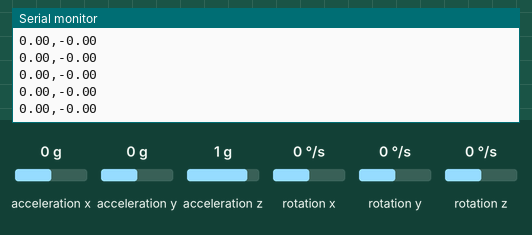
The sketch below on a simulated Arduino Uno, built with avr-gcc and run on an emulated ATmega328P. On the bench: the last lines printed to the serial monitor. The test bench sets the inputs (shaded band); at power-on: acceleration x 0 g, acceleration y 0 g, acceleration z 1 g, rotation x 0 °/s, rotation y 0 °/s, rotation z 0 °/s.

Above: at 1.2 s.
1.3 s: acceleration x set to -1.4 g
At 2.1 s:
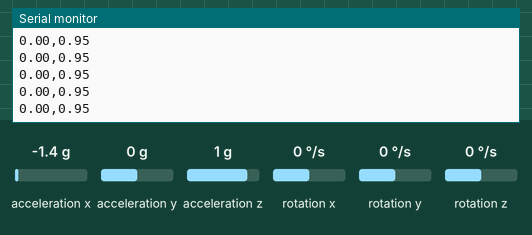
4.3 s: acceleration y set to -1.4 g
At 5.0 s:
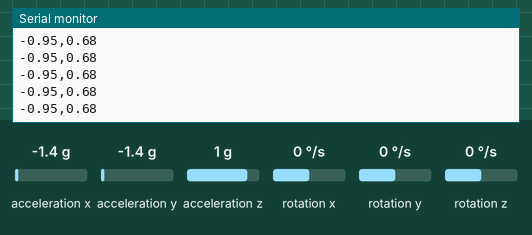
5.8 s: acceleration z set to -1.4 g
At 6.6 s:
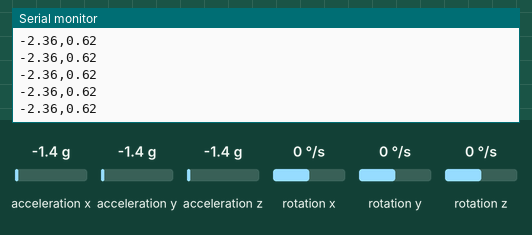
Timing chart, 0 to 8.8 s (numbered marks = the images above; inputs shaded):
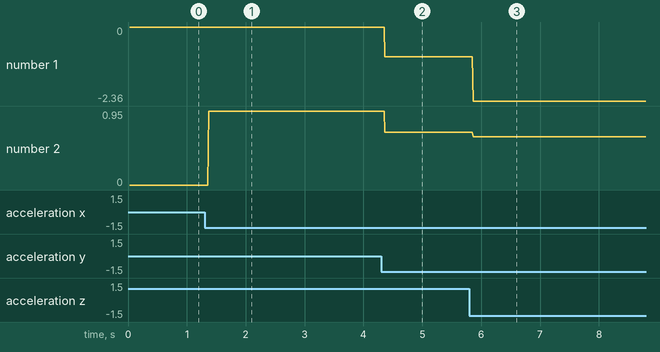

Measured:
- after the input at 1.3 s, the serial monitor: prints a new line after 0.07 s (image 1)
- after the input at 4.3 s, the serial monitor: prints a new line after 0.07 s (image 2)
- after the input at 5.8 s, the serial monitor: prints a new line after 0.06 s (image 3)
- plotted number 1: 0 → -0.95 after the input at 4.3 s, -0.95 → -2.36 after the input at 5.8 s
- plotted number 2: 0 → 0.95 after the input at 1.3 s, 0.95 → 0.68 after the input at 4.3 s, 0.68 → 0.62 after the input at 5.8 s

The sketch:

imu_2.ino
```cpp
#include <Wire.h>
#include <MPU6050.h>

MPU6050 mpu;

void setup() {
  Serial.begin(9600);
  Wire.begin();
  mpu.initialize();
  if (mpu.testConnection()) {
    Serial.println("MPU6050 connection successful");
  } else {
    Serial.println("MPU6050 connection failed");
    while (1);
  }

  // mpu.setXAccelOffset(-2684);
  // mpu.setYAccelOffset(-2733);
  // mpu.setZAccelOffset(1491);
}


void loop() {
  // Raw accelerometer values
  int16_t ax, ay, az;

  // Get raw acceleration values
  mpu.getAcceleration(&ax, &ay, &az);

  // Convert raw values to 'g' values for accelerometer
  float accX = ax / 16384.0 ; // Assuming the accelerometer range is set to ±2g
  float accY = ay / 16384.0 ;
  float accZ = az / 16384.0 ;

  // Calculate pitch and roll angles
  float roll  = atan2(accY, accZ) * 180 / PI;
  float pitch = atan2(-accX, sqrt(accY * accY + accZ * accZ)) * 180 / PI;

  // Serial.print("Roll: "); Serial.print(roll);
  // Serial.print(" Pitch: "); Serial.print(pitch);

  // Convert pitch and roll angles to radians
  float roll_rad  = roll * PI / 180;
  float pitch_rad = pitch * PI / 180;

  // String roll_str = roll_rad.toString();
  // String pitch_str = pitch_rad.toString();

  String dataToSend = String(roll_rad, 2) + "," + String(pitch_rad, 2);


  // Send the string via Serial

  // String dataToSend = "Hello World";

  Serial.println(dataToSend);


  // // Serial.print("roll ");
  // Serial.print(roll_str);
  // Serial.print(",");
  // // Serial.print("pitch ");
  // Serial.println(pitch_str);

  delay(5);
}
```
